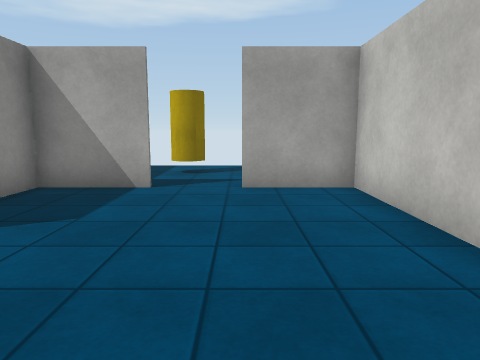
[1] (above)

12 first-person views from a walk through a 3-D level made in the Unity game engine. The camera is 1.2 m above the floor, tilts 8° down and sees 70° across. The floor is counted in squares, 1 m on a side. Each view is taken from the middle of a square. On the plan, view 1 faces up. The plan holds only what a view shows up to about 14 squares ahead; the rest is blank. The player is left out. Door leaves are left out, so doorways stand open. Surface patterns are stand-ins for the level's own textures.

[2]
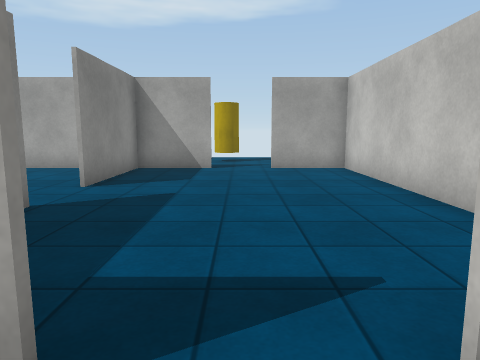

[3]
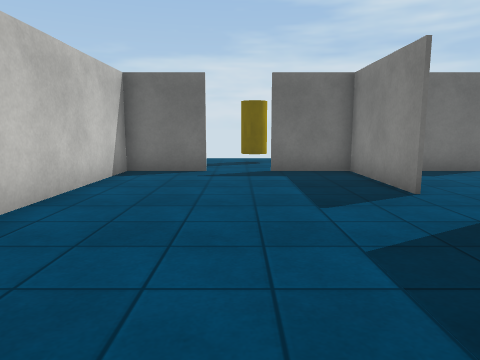

[4]
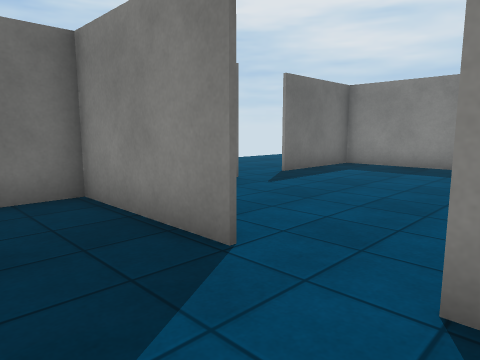

[5]
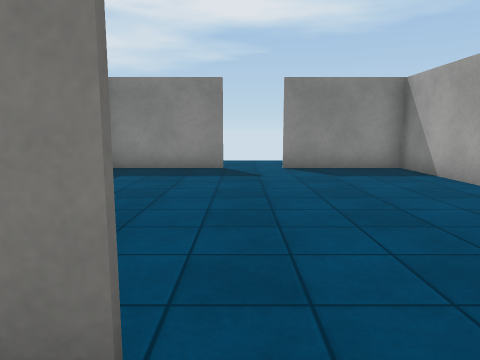

[6]
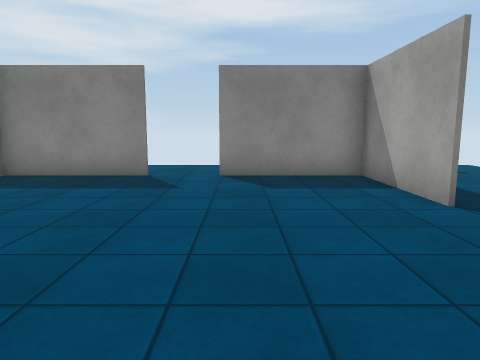

[7]
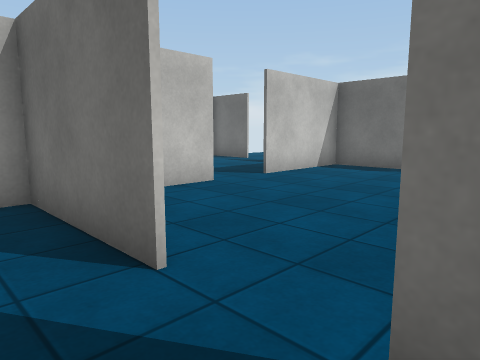

[8]
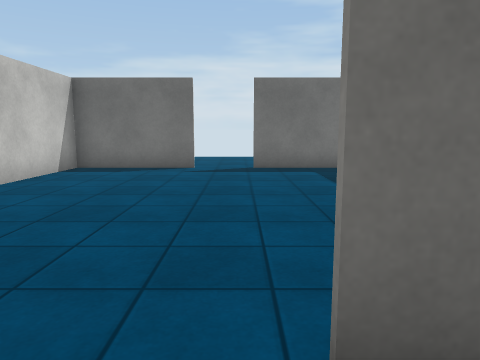

[9]
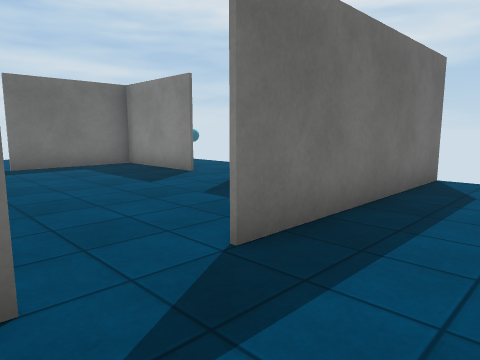

[10]
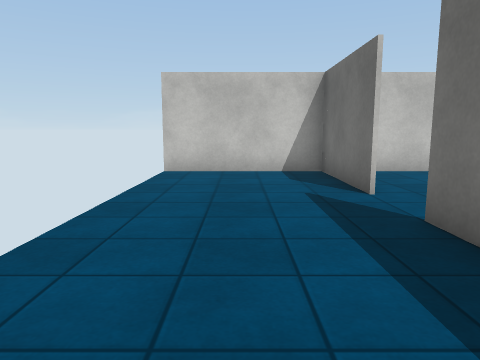

[11]
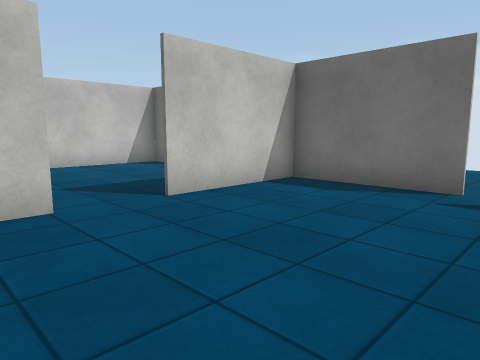

[12]
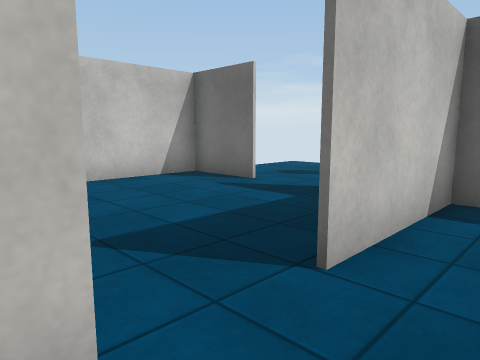

### Floor plan
Key: @ floor where view 1 was taken; # wall or solid block; . floor; D open door; O other object.
Columns run from 18 left of view 1 to 3 right of it. Each row starts with its distance up from view 1.
 12      .........#....
 11    . .........#.O..
 10    ...........#.OO.
  9   ............# ...
  8  .............# ...
  7 ########DD######DDD###
  6     #.........#......#
  5     #.........#......#
  4     #.........#......#
  3  ..DD........DD......#
  2  ..DD........DD......#
  1  ...#.........#......#
  0  .. #.........#...@..#
 -1   O #.........#......#
 -2     #.........#......#
 -3    #####DD######DDD###
 -4       .....     ....
 -5       .....     OO...
 -6                 OO...
 -7                    ..

Positions as (right, up) in squares from view 1, and headings:
1: (0, 0), facing up
2: (-1, -4), facing up
3: (-1, 8), facing down
4: (-2, 4), facing down-left
5: (-3, 2), facing left
6: (-5, 4), facing left
7: (-11, 9), facing down-right
8: (-10, 9), facing down
9: (-8, 10), facing down-left
10: (-15, 10), facing right
11: (-10, 5), facing down-right
12: (-6, 4), facing down-right
